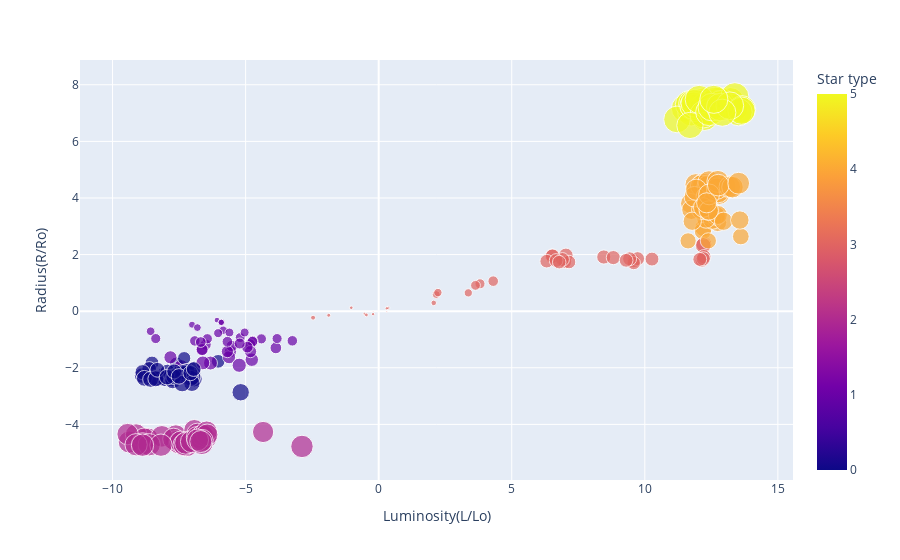

Write notebook code for a chart like this one.
### Code cell
#plot: luminosity(X) vs radius(Y) 

fig = px.scatter(dataset, x=np.log(dataset['Luminosity(L/Lo)']), y=np.log(dataset['Radius(R/Ro)']), color=dataset['Star type'],
                 size=np.abs(np.log(dataset['Radius(R/Ro)'])), hover_data=['Radius(R/Ro)'],
                 labels={'x':'Luminosity(L/Lo)', 'y':'Radius(R/Ro)'})
fig.show()

### Figure 1 — Plotly figure (JSON) as saved in the notebook; plotly's stock layout.template omitted (floating-point values rounded to 4 significant figures; data arrays with more than 128 entries replaced by an {"elided": "..."} marker saying what was removed)
{"data": [{"customdata": {"elided": "240x1 float values"}, "hovertemplate": "Luminosity(L/Lo)=%{x}<br>Radius(R/Ro)=%{customdata[0]}<br>size=%{marker.size}<br>Star type=%{marker.color}<extra></extra>", "legendgroup": "", "marker": {"color": {"elided": "240 int values"}, "coloraxis": "coloraxis", "size": {"elided": "240 float values"}, "sizemode": "area", "sizeref": 0.01894, "symbol": "circle"}, "mode": "markers", "name": "", "orientation": "v", "showlegend": false, "type": "scatter", "x": {"elided": "240 float values"}, "xaxis": "x", "y": {"elided": "240 float values"}, "yaxis": "y"}], "layout": {"coloraxis": {"colorbar": {"title": {"text": "Star type"}}, "colorscale": [[0, "#0d0887"], [0.1111, "#46039f"], [0.2222, "#7201a8"], [0.3333, "#9c179e"], [0.4444, "#bd3786"], [0.5556, "#d8576b"], [0.6667, "#ed7953"], [0.7778, "#fb9f3a"], [0.8889, "#fdca26"], [1, "#f0f921"]]}, "legend": {"itemsizing": "constant", "tracegroupgap": 0}, "margin": {"t": 60}, "xaxis": {"anchor": "y", "domain": [0, 1], "title": {"text": "Luminosity(L/Lo)"}}, "yaxis": {"anchor": "x", "domain": [0, 1], "title": {"text": "Radius(R/Ro)"}}}}
